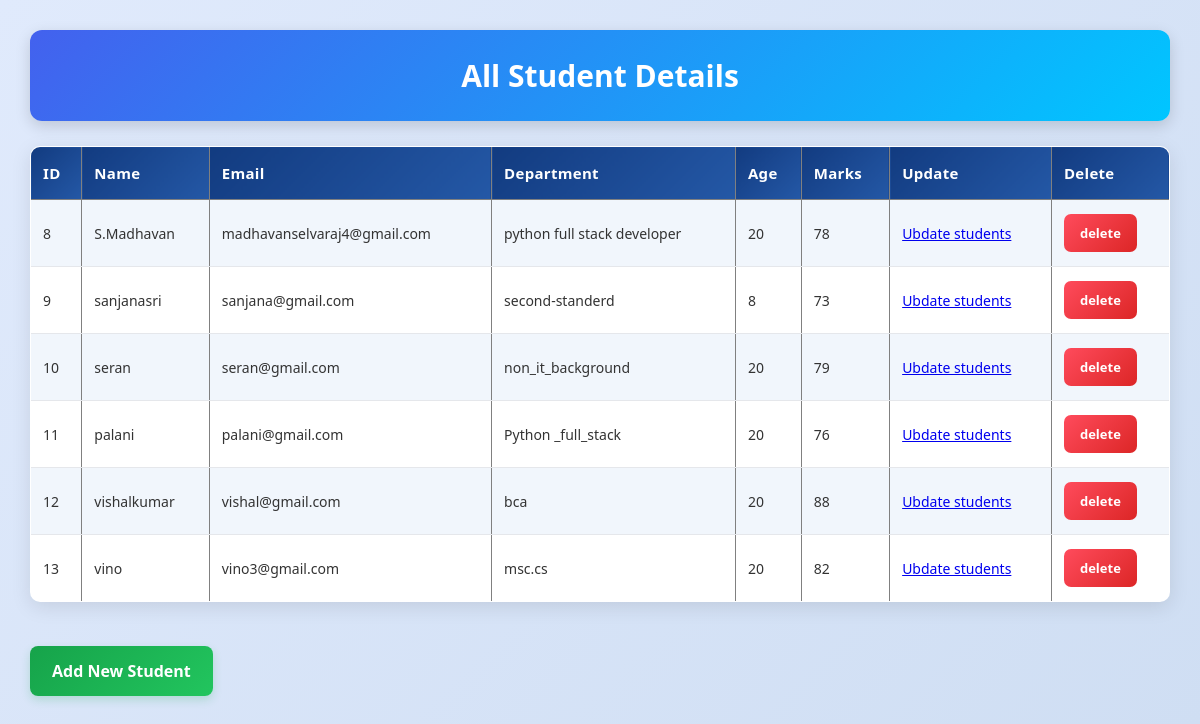
The app's page /view/, older data.
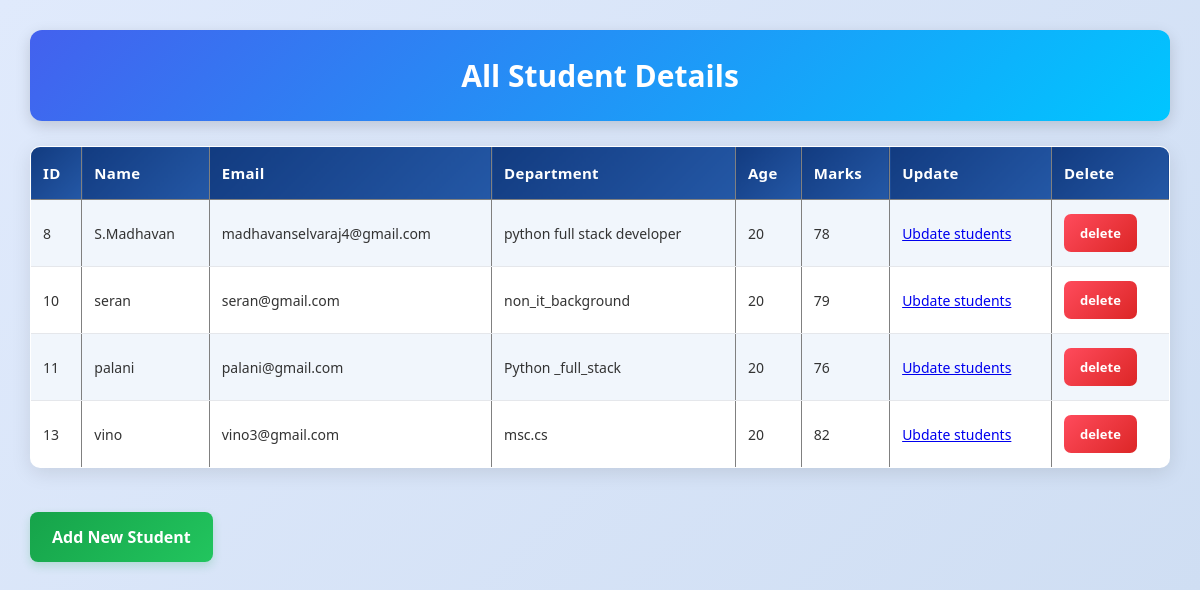
The same page, newer data.
### myapp/models.py (models this page shows)
class student(models.Model):
    name=models.CharField(max_length=30)
    email=models.EmailField(max_length=30)
    department=models.CharField(max_length=30)
    age=models.IntegerField()
    marks=models.IntegerField()

### myapp/views.py (the view)
# urls.py: path("view/", views.viewdata, name="view"),
def viewdata(request):
    students = student.objects.all()
    return render(request, "viewdata.html", {"students":students})

### myapp/templates/viewdata.html (shortened to what this page needs)
{% load static %}
<!DOCTYPE html>
<html lang="en">
<head>
<link rel="stylesheet" href="{% static 'myapp/view.css' %}">
</head>
<body>
    <h2>All Student Details</h2>
    <table border="1" cellpadding="10">
        <tr>
            <th>ID</th>
            <th>Name</th>
            <th>Email</th>
            <th>Department</th>
            <th>Age</th>
            <th>Marks</th>
            <th>Update</th>
            <th>Delete</th>
        </tr>
        {% for i in students %}
        <tr>
            <td>{{ i.id }}</td>
            <td>{{ i.name }}</td>
            <td>{{ i.email }}</td>
            <td>{{ i.department }}</td>
            <td>{{ i.age }}</td>
            <td>{{ i.marks }}</td>
            <td><a href="{% url 'updatename' i.id %}">Ubdate students</a></td>
            <td><a href="{% url 'delete' i.id %}">delete</a></td>
        </tr>
        {% empty %}
        <tr>
            <td colspan="6">No students found.</td>
        </tr>
        {% endfor %}
    </table>
    <br>
    <a href="{% url 'add' %}">Add New Student</a>
</body>
</html>

### myapp/static/myapp/view.css (style rules this page uses)
body { margin: 0; padding: 30px; font-family: "Segoe UI", Arial, sans-serif; background: linear-gradient(135deg, #e0eafc, #cfdef3); color: #333; }
h2 { background: linear-gradient(135deg, #4361ee, #00c6ff); color: white; padding: 25px; margin: 0; border-radius: 12px; font-size: 30px; text-align: center; box-shadow: 0 5px 15px rgba(0, 0, 0, 0.15); }
table { width: 100%; margin-top: 25px; background-color: white; border-collapse: collapse; border-radius: 10px; overflow: hidden; box-shadow: 0 5px 20px rgba(0, 0, 0, 0.1); }
th { background: linear-gradient(135deg, #123b80, #2458a6); color: white; padding: 16px 12px; text-align: left; font-size: 15px; letter-spacing: 0.3px; }
td { padding: 14px 12px; border-bottom: 1px solid #e5e7eb; font-size: 14px; }
tr:nth-child(even) { background-color: #f1f6fc; }
tr:nth-child(odd) { background-color: #ffffff; }
a[href*="delete"] { display: inline-block; background: linear-gradient(135deg, #ff4b5c, #dc2626); color: white; padding: 10px 16px; border-radius: 7px; text-decoration: none; font-size: 13px; font-weight: 600; transition: 0.3s ease; }
a[href*="add"] { display: inline-block; margin-top: 22px; background: linear-gradient(135deg, #16a34a, #22c55e); color: white; padding: 14px 22px; border-radius: 8px; text-decoration: none; font-weight: 600; transition: 0.3s ease; box-shadow: 0 4px 10px rgba(22, 163, 74, 0.2); }

Row changes from the older to the newer data that the page shows:
removed student: id "9", name "sanjanasri", email "sanjana@gmail.com", department "second-standerd", age "8", marks "73"
removed student: id "12", name "vishalkumar", email "vishal@gmail.com", department "bca", age "20", marks "88"
